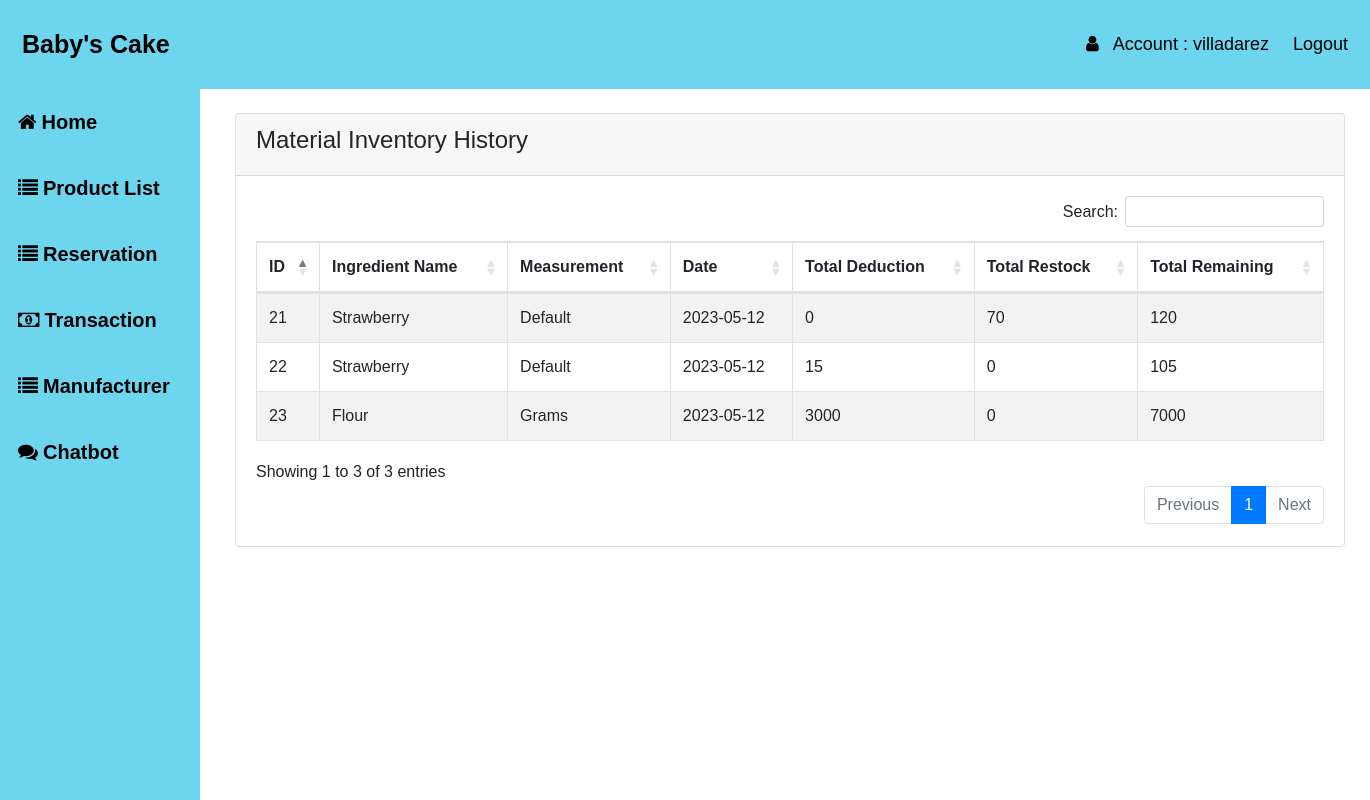
Page /transacing.php (signed in) on the committed database.
### tables this page shows
CREATE TABLE `users` (
  `id` int(10) NOT NULL,
  `username` varchar(50) NOT NULL,
  `password` varchar(50) NOT NULL,
  `email` varchar(50) NOT NULL,
  `firstname` varchar(50) NOT NULL,
  `lastname` varchar(50) NOT NULL,
  `permission` int(11) NOT NULL
);

CREATE TABLE `transacing` (
  `id` int(11) NOT NULL,
  `ingredients` varchar(250) NOT NULL,
  `date` date NOT NULL,
  `totaldeduct` int(250) NOT NULL,
  `totalremain` int(250) NOT NULL,
  `totaladd` int(250) NOT NULL,
  `measurement` varchar(250) NOT NULL
);

### transacing.php (the view, shortened to what this page needs)
<?php
include("auth_session.php");
?>
<!DOCTYPE html>
<html>
<head>
    <link rel="stylesheet" href="https://stackpath.bootstrapcdn.com/bootstrap/4.2.1/css/bootstrap.min.css">
<link rel="stylesheet" href="https://cdn.datatables.net/1.10.18/css/dataTables.bootstrap4.min.css">
<link rel="stylesheet" href="https://cdn.datatables.net/buttons/1.7.1/css/buttons.dataTables.min.css">
    <link href="https://cdn.jsdelivr.net/npm/bootstrap@5.3.0-alpha1/dist/css/bootstrap.min.css" rel="stylesheet" >
    <link rel="stylesheet" href="https://stackpath.bootstrapcdn.com/bootstrap/4.2.1/css/bootstrap.min.css">
    <link rel="stylesheet" href="https://cdn.datatables.net/1.10.18/css/dataTables.bootstrap4.min.css">
    <link rel="stylesheet" href="https://cdn.datatables.net/buttons/1.7.0/css/buttons.dataTables.min.css">
    <link href="https://cdn.datatables.net/1.13.2/css/dataTables.bootstrap4.min.css" rel="stylesheet">
    <link rel="stylesheet" type="text/css" href="css/css2.css">
<link rel="stylesheet" href="https://cdnjs.cloudflare.com/ajax/libs/font-awesome/4.7.0/css/font-awesome.min.css">
</head>
<body>
<div class="header" id="header">
  <a href="#default" class="logo">Baby's Cake</a>
  <div class="header-right">
  <a href="#"><i class="fa fa-user" aria-hidden="true"></i> &nbsp; Account : <?php
$query = "SELECT lastname  FROM users WHERE username='{$_SESSION['username']}'";
$result = mysqli_query($conn, $query);
if (mysqli_num_rows($result) > 0) {
    $row = mysqli_fetch_assoc($result);
    $reservations = $row['lastname'];
    if ($reservations > 0) {
        echo $reservations;
    }
}
?></a>
    <a href="logout.php">Logout</a>
  </div>
</div>
<?php include 'header.php'; ?>
<div class="container mt-4" style="width:100%;margin-left:220px;">
        <div class="row">
            <div class="col-md-12">
                <div class="card">
                    <div class="card-header">
                        <h4>Material Inventory History</h4>
                    </div>
                    <div class="card-body">
                        <table class="table table-bordered table-striped" id="datatableid">
                            <thead>
                                <tr>
                                    <th>ID</th>
                                    <th>Ingredient Name</th>
                                    <th>Measurement</th>
                                    <th> Date</th>
                                    <th>Total Deduction</th>
                                    <th>Total Restock</th>
                                    <th>Total Remaining</th>
                                </tr>
                            </thead>
                            <tbody>
                                <?php
                                    $query = "SELECT * FROM transacing ORDER BY id ASC";
                                    $query_run = mysqli_query($conn, $query);
                                    if(mysqli_num_rows($query_run) > 0)
                                    {
                                        foreach($query_run as $product)
                                        {
                                            ?>
                                            <tr>
                                                <td><?= $product['id']; ?></td>
                                                <td><?= $product['ingredients']; ?></td>
                                                <td><?= $product['measurement']; ?></td>
                                                <td><?= $product['date']; ?></td>
                                                <td><?= $product['totaldeduct']; ?></td>
                                                <td><?= $product['totaladd']; ?></td>
                                                <td><?= $product['totalremain']; ?></td>
                                            </tr>
                                            <?php
                                        }
                                    }
                                    else
                                    {
                                        echo "<h5> No Record Found </h5>";
                                    }
                                ?>
                            </tbody>
                        </table>
                    </div>
                </div>
            </div>
        </div>
    </div>
</body>
</html>

### css/css2.css (style rules this page uses)
* { box-sizing: border-box; }
body { margin: 0; font-family: Arial, Helvetica, sans-serif; overflow-x: hidden; }
.header { overflow: hidden; background-color:#6dd5ed; padding: 20px 10px; position: sticky; top: 0; z-index: 10; width: 100%; max-width: 100% }
.header a { float: left; color:black; text-align: center; padding: 12px; text-decoration: none; font-size: 18px; line-height: 25px; border-radius: 4px; }
.header a.logo { font-size: 25px; font-weight: bold; }
.header-right { float: right; }

### rows in the picture
users: lastname "villadarez"
transacing: id "21", ingredients "Strawberry", measurement "Default", date "2023-05-12", totaldeduct "0", totaladd "70", totalremain "120"
transacing: id "22", ingredients "Strawberry", measurement "Default", date "2023-05-12", totaldeduct "15", totaladd "0", totalremain "105"
transacing: id "23", ingredients "Flour", measurement "Grams", date "2023-05-12", totaldeduct "3000", totaladd "0", totalremain "7000"
